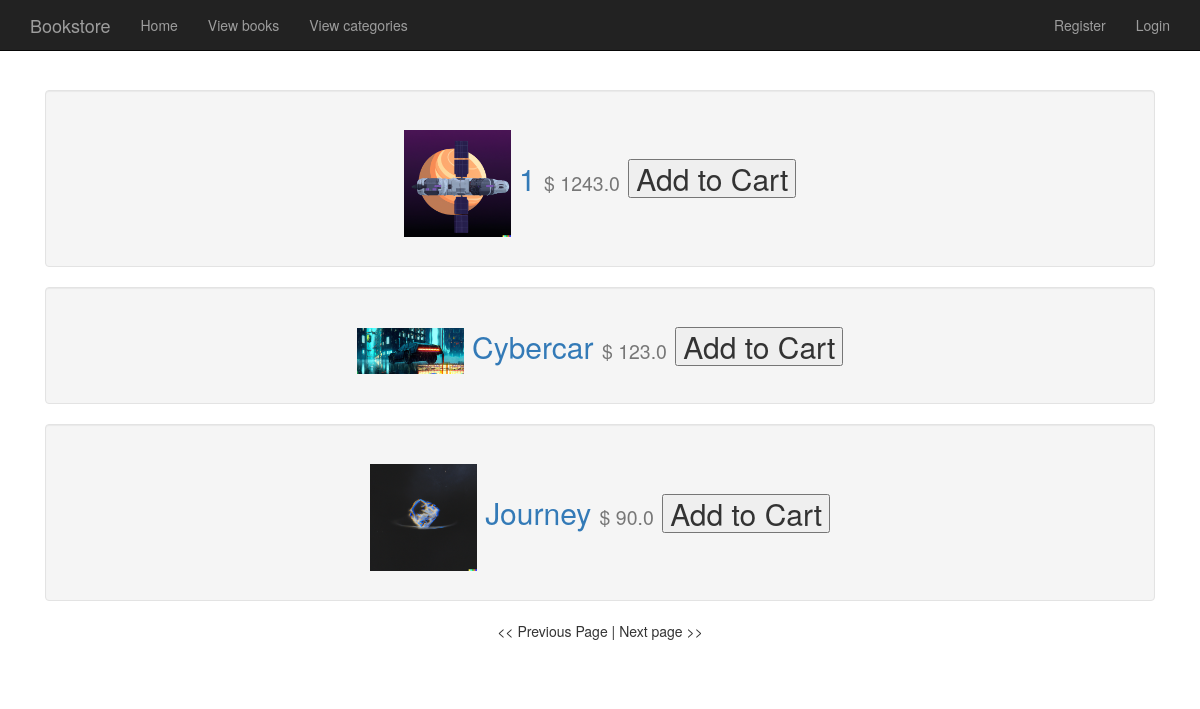
/books, run on the app's committed database.
### app/models.py (models this page shows, shortened)
class Book(db.Model):
    id = db.Column(db.Integer, primary_key=True)
    name = db.Column(db.String(255))
    price = db.Column(db.Float)
    image_path = db.Column(db.String(255))
    category_id = db.Column(db.Integer, db.ForeignKey('category.id'))
    category = db.relationship('Category', backref=db.backref('books', lazy='dynamic'))

### app/store/views.py (the view)
@store.route('/books')
@store.route('/books/<int:page>')
def books(page=1):
    per_page = 3  # Number of products per page
    books = Book.query.paginate(page=page, per_page=per_page, error_out=False)
    return render_template('store/books.html', books=books)

### app/store/templates/store/books.html
{% extends 'home.html' %}
{% block container %}
  <div class="top-pad">
    {% for book in books.items %}
      <div class="well">
        <h2>
          <img src="{{ url_for('static', filename='uploads/' + book.image_path) }}" style="width:10%;"/>
          <a href="{{ url_for('store.book', id=book.id) }}">{{ book.name }}</a>
          <small>$ {{ book.price }}</small>
          {% if current_user.role!="admin" %}
          <form action="{{ url_for('store.add_to_cart', book_id=book.id) }}" method="post" style="display: inline;">
            <button type="submit">Add to Cart</button>
          </form>
          {% endif %}
        </h2>
      </div>
    {% endfor %}
    {% if books.has_prev %}
      <a href="{{ url_for(request.endpoint, page=books.prev_num) }}">
        {{"<< Previous Page"}}
      </a>
    {% else %}
      {{"<< Previous Page"}}
    {% endif %} |
    {% if books.has_next %}
      <a href="{{ url_for(request.endpoint, page=books.next_num) }}">
        {{"Next page >>"}}
      </a>
    {% else %}
      {{"Next page >>"}}
    {% endif %}
  </div>
{% endblock %}

### app/static/css/main.css (style rules this page uses)
body { padding-top: 50px; }
.top-pad { padding: 40px 15px; text-align: center; }

### data on the page
Book: image_path (picture), name "1", price "1243.0"
Book: image_path (picture), name "Cybercar", price "123.0"
Book: image_path (picture), name "Journey", price "90.0"

### other printed values
{{ "<< Previous Page" }} "<< Previous Page"
{{ "Next page >>" }} "Next page >>"
